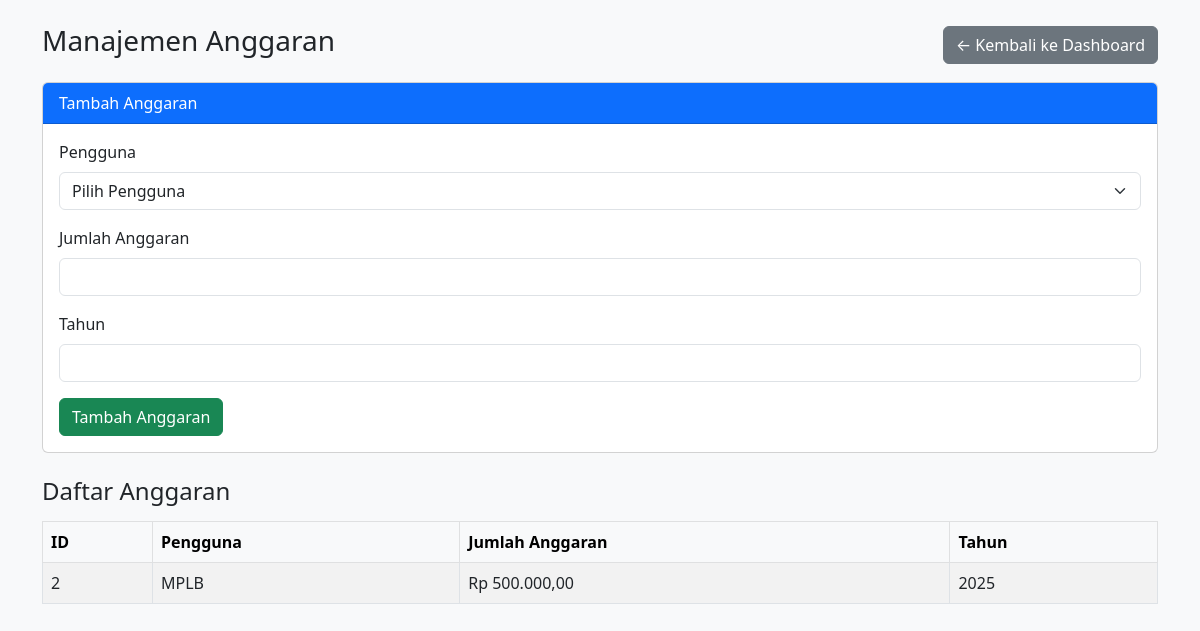
The page /index.php/anggaran on the database its author committed.
### tables this page shows
CREATE TABLE IF NOT EXISTS `anggaran` (
`id` int(11) unsigned NOT NULL,
  `user_id` int(11) unsigned NOT NULL,
  `jumlah_anggaran` decimal(15,2) NOT NULL,
  `tahun` int(4) NOT NULL,
  `created_at` timestamp NOT NULL DEFAULT CURRENT_TIMESTAMP
);

CREATE TABLE IF NOT EXISTS `users` (
`id` int(11) unsigned NOT NULL,
  `username` varchar(50) NOT NULL,
  `password` varchar(255) NOT NULL,
  `role` enum('bendahara','operator','pengguna') NOT NULL,
  `nama_lengkap` varchar(100) NOT NULL,
  `foto` varchar(255) DEFAULT NULL,
  `created_at` timestamp NOT NULL DEFAULT CURRENT_TIMESTAMP
);

### application/controllers/Anggaran.php (called while the page is built, shortened)
<?php
class Anggaran extends CI_Controller {
    public function __construct() {
        $this->load->model('Anggaran_model');
        $this->load->model('User_model');
    }
    public function index() {
        $data['anggaran'] = $this->Anggaran_model->get_all_anggaran();
        $data['users'] = $this->User_model->get_all_users();
        $this->load->view('anggaran_view', $data);
    }
}
?>

### index.php (called while the page is built, shortened)
<?php
require_once BASEPATH.'core/CodeIgniter.php';

### application/models/Anggaran_model.php (called while the page is built, shortened)
<?php
class Anggaran_model extends CI_Model {
    public function get_all_anggaran() {
        return $this->db->get('anggaran')->result();
    }
}
?>

### application/models/User_model.php (called while the page is built, shortened)
<?php
class User_model extends CI_Model {
    public function get_user_by_id($id) {
        return $this->db->get_where('users', ['id' => $id])->row();
    }
}
?>

### application/views/anggaran_view.php (the view, shortened to what this page needs)
<!DOCTYPE html>
<html lang="en">
<head>
    <link href="https://cdn.jsdelivr.net/npm/bootstrap@5.3.0/dist/css/bootstrap.min.css" rel="stylesheet">
</head>
<body class="bg-light">
<div class="container py-4">
    <div class="d-flex justify-content-between align-items-center mb-3">
        <h1 class="h3">Manajemen Anggaran</h1>
        <a href="<?php echo site_url('dashboard/bendahara'); ?>" class="btn btn-secondary">← Kembali ke Dashboard</a>
    </div>
    <div class="card mb-4">
        <div class="card-header bg-primary text-white">
            Tambah Anggaran
        </div>
        <div class="card-body">
            <form action="<?php echo site_url('anggaran/add'); ?>" method="post">
                <div class="mb-3">
                    <label for="user_id" class="form-label">Pengguna</label>
                    <select name="user_id" class="form-select" required>
                        <option value="">Pilih Pengguna</option>
                    </select>
                </div>
                <div class="mb-3">
                    <label for="jumlah_anggaran" class="form-label">Jumlah Anggaran</label>
                    <input type="number" name="jumlah_anggaran" step="0.01" class="form-control" required>
                </div>
                <div class="mb-3">
                    <label for="tahun" class="form-label">Tahun</label>
                    <input type="number" name="tahun" class="form-control" required>
                </div>
                <button type="submit" class="btn btn-success">Tambah Anggaran</button>
            </form>
        </div>
    </div>
    <h2 class="h4 mb-3">Daftar Anggaran</h2>
    <div class="table-responsive">
        <table class="table table-striped table-bordered align-middle">
            <thead class="table-light">
                <tr>
                    <th>ID</th>
                    <th>Pengguna</th>
                    <th>Jumlah Anggaran</th>
                    <th>Tahun</th>
                </tr>
            </thead>
            <tbody>
                <?php foreach ($anggaran as $item): ?>
                <tr>
                    <td><?php echo $item->id; ?></td>
                    <td><?php echo $this->User_model->get_user_by_id($item->user_id)->nama_lengkap; ?></td>
                    <td>Rp <?php echo number_format($item->jumlah_anggaran, 2, ',', '.'); ?></td>
                    <td><?php echo $item->tahun; ?></td>
                </tr>
                <?php endforeach; ?>
            </tbody>
        </table>
    </div>
</div>
</body>
</html>

### rows shown on the page
anggaran: id "2", user.nama_lengkap "MPLB", jumlah_anggaran "500.000,00", tahun "2025"
